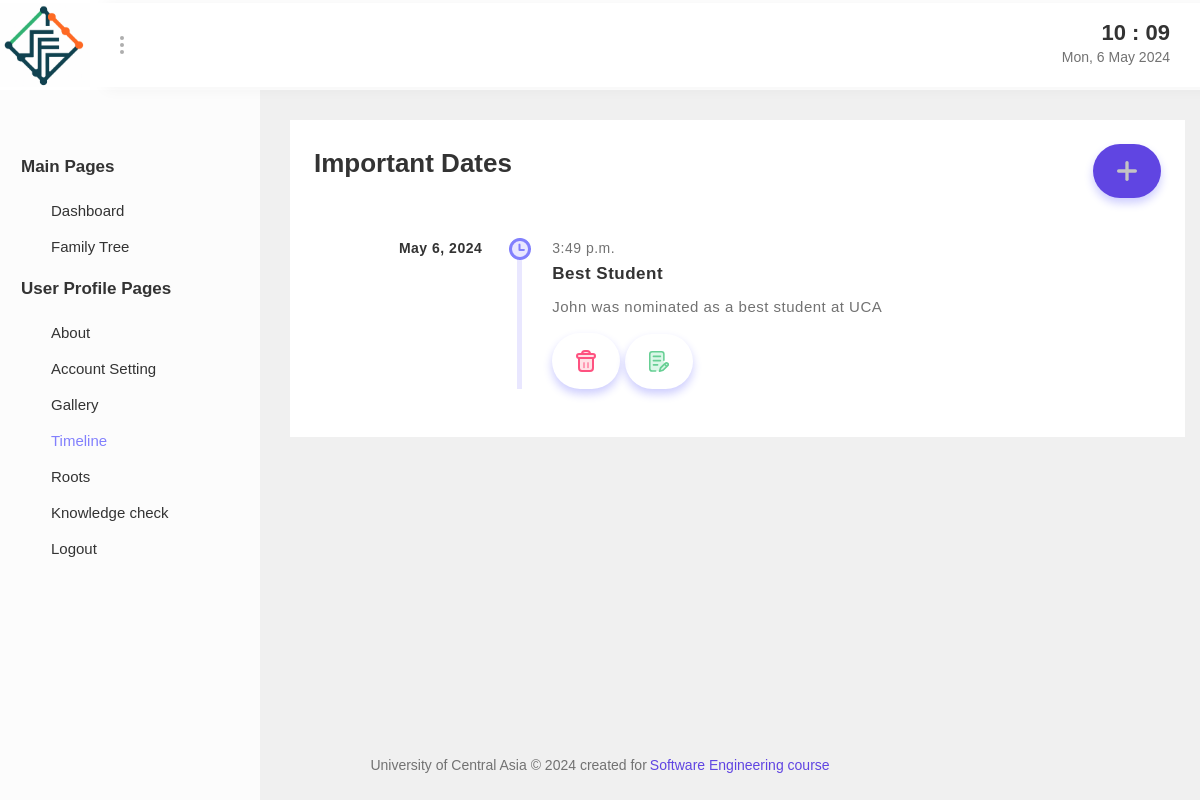
Screenshot of /timeline/ (signed in) with the database file from the repository.
### apps/core/models.py (models this page shows, shortened)
class Timeline(models.Model):
    user = models.ForeignKey(CustomUser, on_delete=models.CASCADE, related_name='timeline')
    description = models.TextField(max_length=500)
    event_title = models.CharField(max_length=50)
    event_description = models.TextField(max_length=500)
    date = models.DateField()
    time = models.TimeField()

### apps/core/views.py (the view)
# urls.py: path('timeline/', views.timeline, name='timeline'),
@login_required(login_url='/')
def timeline(request):
    try:
        timelines = Timeline.objects.filter(user=request.user)
        description = timelines.first().description if timelines else ""
        context = {
            'timelines': timelines,
            'description': description  # Pass the description to the template
        }
        return render(request, 'core/user-profile/timeline.html', context)
    except Exception as e:
        logger.exception("An error occurred in timeline view: %s", str(e))
        return render(request, 'core/miscellaneous/404.html')

### templates/core/user-profile/timeline.html (shortened to what this page needs)
<!DOCTYPE html>
{% load static %}
<html lang="zxx">
<head>
    <link rel="stylesheet" href="{% static 'bootstrap/css/bootstrap.min.css' %}">
    <link rel="stylesheet" href="{% static 'fonts/icofont/icofont.min.css' %}">
    <link rel="stylesheet" href="{% static 'plugins/perfect-scrollbar/perfect-scrollbar.min.css' %}">
    <link rel="stylesheet" href="{% static 'plugins/toastr/toastr.min.css' %}">
    <link rel="stylesheet" href="{% static 'css/style.css' %}">
</head>
<body>
    <div class="wrapper">
        {% include 'core/partials/header.html' %}
        <div class="main-wrapper">
            {% include 'core/partials/sidebar.html' %}
            <div class="main-content">
                <div class="container-fluid">
                    <div class="card pb-2">
                        <div class="p-4">
                            <div class="row">
                                <div class="col-xl-12 mb-40 d-flex justify-content-between align-items-center">
                                    <h3 class="mb-3">Important dates</h3>
                                    <button type="button" class="btn btn-primary" data-toggle="modal" data-target="#addTimelineModal">
                                        <img src="{% static 'img/svg/plus.svg' %}" alt="Add Timeline" width="20" height="20">
                                    </button>
                                </div>
                                <div class="col-xl-12">
                                    <div id="timeline-wrap">
                                        <ul class="timeline">
                                            {% for timeline in timelines %}
                                            <li class="event" data-date="{{ timeline.date }}">
                                                <span>{{ timeline.time|time:"P" }}</span>
                                                <h4>{{ timeline.event_title }}</h4>
                                                <p>{{ timeline.event_description }}</p>
                                                <form action="{% url 'delete_timeline' timeline.id %}" method="post" class="d-inline">
                                                    <button type="submit" class="btn btn-sm" style="background-color: transparent; border: none; transition: filter 0.3s;" onmouseover="this.style.filter='brightness(50%)'" onmouseout="this.style.filter='brightness(100%)'">
                                                        <img src="{% static 'img/svg/delete.svg' %}" alt="Delete" width="20" height="20">
                                                    </button>
                                                </form>
                                                <button type="button" class="btn btn-primary edit-timeline-btn" onclick="openEditModal('{{ timeline.id }}')" style="background-color: transparent; border: none; transition: filter 0.3s;" onmouseover="this.style.filter='brightness(50%)'" onmouseout="this.style.filter='brightness(100%)'">
                                                    <img src="{% static 'img/svg/c-edit.svg' %}" alt="Edit" width="20" height="20">
                                                </button>
                                            </li>
                                            {% endfor %}
                                        </ul>
                                    </div>
                                </div>
                            </div>
                        </div>
                    </div>
                </div>
            </div>
        </div>
        {% include 'core/partials/footer.html' %}
    </div>
</body>
</html>

### rows the page displays
Timeline: time "3:49 p.m.", event_title "Best Student", event_description "John was nominated as a best student at UCA"
